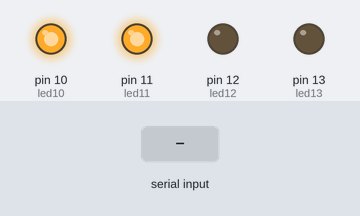
The sketch below on a simulated Arduino Uno, built with avr-gcc and run on an emulated ATmega328P. Shown: output pins drawn as LEDs (lit = HIGH). Inputs (shaded band) come from the test bench.

Above: at 1.2 s.
1.3 s: "90,45\n" received over Serial
At 3.7 s:
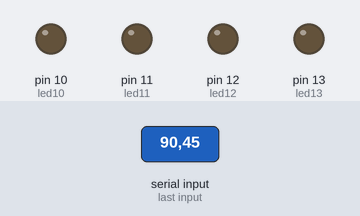
At 4.9 s:
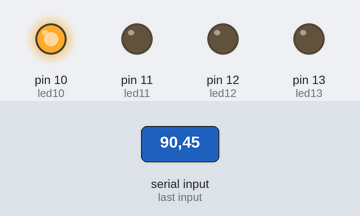
Timing chart, 0 to 10.3 s (numbered marks = the images above; inputs shaded):
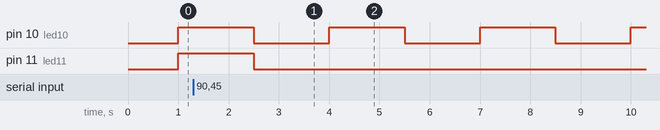

Measured:
- after the input at 1.3 s, pin 11 (led11): HIGH → LOW after 1.2 s
- by itself, pin 10 (led10): alternates HIGH for 1.5 s and LOW for 1.5 s

The sketch:

simple.ino
```cpp
/* Use File->Load Prog to
   load a different Program
*/
#define led10 10
#define led11 11
#define led12 12
#define led13 13
int count;
bool azulS = false ;
int a = 11 ;
void setup() {
	Serial.begin(9600);
	pinMode(led10, OUTPUT);
	pinMode(led11, OUTPUT);
	pinMode(led12, OUTPUT);
	pinMode(led13, OUTPUT);
}
void acendeLed(int a){
	digitalWrite(led11,0);
	digitalWrite(led12,0);
	digitalWrite(led13,0);
	digitalWrite(a,1);
}
void piscarAzul(){
	digitalWrite(led10,!azulS);
	azulS = !azulS;
}
void loop()
{
	String b = Serial.readString();
	if(!b.equals("")){
		a = b.toInt();
	}
	acendeLed(a);
	piscarAzul();
	delay(500);
}
```
